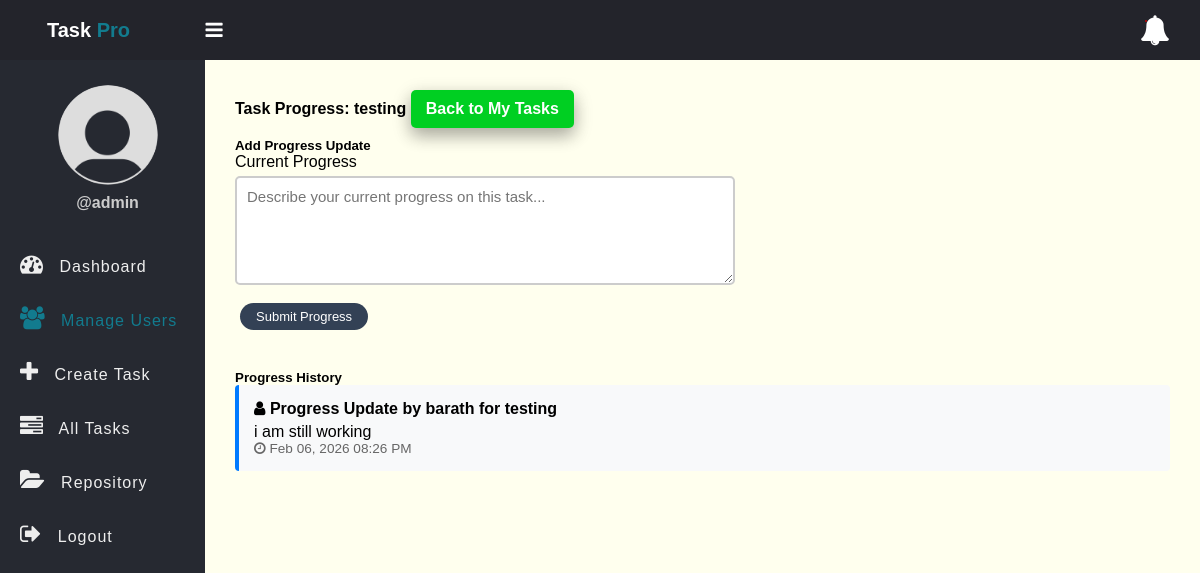
The app's page /task-progress.php?id=34 (signed in) with its own data.
### tables this page shows
CREATE TABLE `tasks` (
  `id` int NOT NULL AUTO_INCREMENT,
  `title` varchar(100) NOT NULL,
  `description` text,
  `task_type` enum('Teaching','Research','Administrative','Establishment') DEFAULT NULL,
  `subtopic` varchar(255) DEFAULT NULL,
  `task_document` varchar(255) DEFAULT NULL,
  `acknowledgment_document` varchar(255) DEFAULT NULL,
  `acknowledgment_uploaded_at` datetime DEFAULT NULL,
  `assigned_to` int DEFAULT NULL,
  `due_date` datetime DEFAULT NULL,
  `status` enum('pending','in_progress','completed') DEFAULT 'pending',
  `created_at` timestamp NOT NULL DEFAULT CURRENT_TIMESTAMP,
  `verified_by` int DEFAULT NULL,
  PRIMARY KEY (`id`),
  KEY `assigned_to` (`assigned_to`),
  CONSTRAINT `tasks_ibfk_1` FOREIGN KEY (`assigned_to`) REFERENCES `users` (`id`)
);

CREATE TABLE `task_progress` (
  `id` int NOT NULL AUTO_INCREMENT,
  `task_id` int NOT NULL,
  `user_id` int NOT NULL,
  `progress_type` enum('faculty_progress','admin_followup') NOT NULL,
  `message` text NOT NULL,
  `created_at` datetime DEFAULT CURRENT_TIMESTAMP,
  PRIMARY KEY (`id`),
  KEY `task_id` (`task_id`),
  KEY `user_id` (`user_id`),
  CONSTRAINT `task_progress_ibfk_1` FOREIGN KEY (`task_id`) REFERENCES `tasks` (`id`) ON DELETE CASCADE,
  CONSTRAINT `task_progress_ibfk_2` FOREIGN KEY (`user_id`) REFERENCES `users` (`id`) ON DELETE CASCADE
);

CREATE TABLE `users` (
  `id` int NOT NULL AUTO_INCREMENT,
  `full_name` varchar(50) NOT NULL,
  `username` varchar(50) NOT NULL,
  `password` varchar(255) NOT NULL,
  `role` enum('admin','employee') NOT NULL,
  `department` varchar(100) DEFAULT NULL,
  `created_at` timestamp NOT NULL DEFAULT CURRENT_TIMESTAMP,
  PRIMARY KEY (`id`)
);

### app/Model/Task.php (called while the page is built, shortened)
<?php
function get_task_by_id($conn, $id){
	$sql = "SELECT * FROM tasks WHERE id =? ";
	$stmt = $conn->prepare($sql);
	$stmt->execute([$id]);
	if($stmt->rowCount() > 0){
		$task = $stmt->fetch();
	}else $task = 0;
	return $task;
}

### app/Model/Progress.php (called while the page is built, shortened)
<?php
function get_task_progress($conn, $task_id) {
    $sql = "SELECT tp.*, u.full_name, u.role
            FROM task_progress tp
            JOIN users u ON tp.user_id = u.id
            WHERE tp.task_id = ?
            ORDER BY tp.created_at DESC";
    $stmt = $conn->prepare($sql);
    $stmt->execute([$task_id]);
    if ($stmt->rowCount() > 0) {
        return $stmt->fetchAll();
    }
    return 0;
}

### task-progress.php (the view, shortened to what this page needs)
<?php
if (isset($_SESSION['role']) && isset($_SESSION['id'])) {
    include "DB_connection.php";
    include "app/Model/Task.php";
    include "app/Model/Progress.php";
    $id = $_GET['id'];
    $task = get_task_by_id($conn, $id);
    $progress_history = get_task_progress($conn, $id);
 ?>
<!DOCTYPE html>
<html>
<head>
	<link rel="stylesheet" href="https://stackpath.bootstrapcdn.com/font-awesome/4.7.0/css/font-awesome.min.css">
	<link rel="stylesheet" href="css/style.css">
</head>
<body>
	<?php include "inc/header.php" ?>
	<div class="body">
		<?php include "inc/nav.php" ?>
		<section class="section-1">
			<h4 class="title">Task Progress: <?=$task['title']?> <a href="my_task.php">Back to My Tasks</a></h4>
			<form class="form-1"
			      method="POST"
			      action="app/add-progress.php">
      	  <h5>Add Progress Update</h5>
				<div class="input-holder">
					<lable>Current Progress</lable>
					<textarea name="progress_message" rows="5" class="input-1" placeholder="Describe your current progress on this task..." required></textarea><br>
				</div>
				<button class="btn-primary">Submit Progress</button>
			</form>
			<div style="margin-top: 40px;">
				<h5>Progress History</h5>
				<?php if ($progress_history != 0) {
					foreach ($progress_history as $progress) {
						$class = ($progress['progress_type'] == 'admin_followup') ? 'admin-followup' : '';
				?>
					<div class="progress-item <?=$class?>">
						<div class="progress-header">
							<?php if ($progress['progress_type'] == 'admin_followup') { ?>
								<i class="fa fa-user-md"></i> Admin Follow-up by <?=$progress['full_name']?>
							<?php } else { ?>
								<i class="fa fa-user"></i> Progress Update by <?=$progress['full_name']?>
							<?php } ?>
						</div>
						<div><?=$progress['message']?></div>
						<div class="progress-time">
							<i class="fa fa-clock-o"></i> <?=date('M d, Y h:i A', strtotime($progress['created_at']))?>
						</div>
					</div>
				<?php }
				} else { ?>
					<p>No progress updates yet.</p>
				<?php } ?>
			</div>
		</section>
	</div>
</body>
</html>
<?php }else{
   $em = "First login";
   header("Location: login.php?error=$em");
   exit();
}
 ?>

### css/style.css (style rules this page uses)
* { padding: 0; margin: 0; box-sizing: border-box; font-family: arial, sans-serif; }
.body { display: flex; }
.section-1 { padding: 30px; }
.section-1 .title { margin-bottom: 10px; }
.section-1 .title a { text-decoration: none; display: inline-block; padding-left: 10px; border: none; background: #00CF22; padding: 10px 15px; color: #fff; font-size: 16px; border-radius: 5px; cursor: pointer; outline: none; transition: background 1s; box-shadow: 0 8px 16px 0 rgba(0, 0, 0, 0.2), 0 6px 20px 0 rgba(0, 0, 0, 0.19); }
.section-1 { width: 100%; background: #ffe; }
.form-1 { width: 90%; max-width: 500px; }
.input-holder lable { display: block; margin-bottom: 5px; }
.input-1 { border: 2px solid #ccc; width: 100%; padding: 10px; font-size: 15px; outline: none; border-radius: 5px; display: block; }
.btn-primary { text-decoration: none; display: inline-block; padding: 6px 16px; border: none; background: #334155; color: #fff; font-size: 13px; font-weight: 500; border-radius: 50px; cursor: pointer; transition: background 0.3s; margin: 0 5px; }

### task-progress.php (style rules this page uses)
.progress-item { background: #f8f9fa; padding: 15px; margin-bottom: 15px; border-left: 4px solid #007bff; border-radius: 4px; }
.progress-header { font-weight: bold; margin-bottom: 5px; }
.progress-time { color: #666; font-size: 0.85em; }

### records on screen
tasks: title "testing"
task_progress: user.full_name "barath for testing", message "i am still working", created_at "Feb 06, 2026 08:26 PM"

### other values on screen
$_SESSION['username'] "admin"
